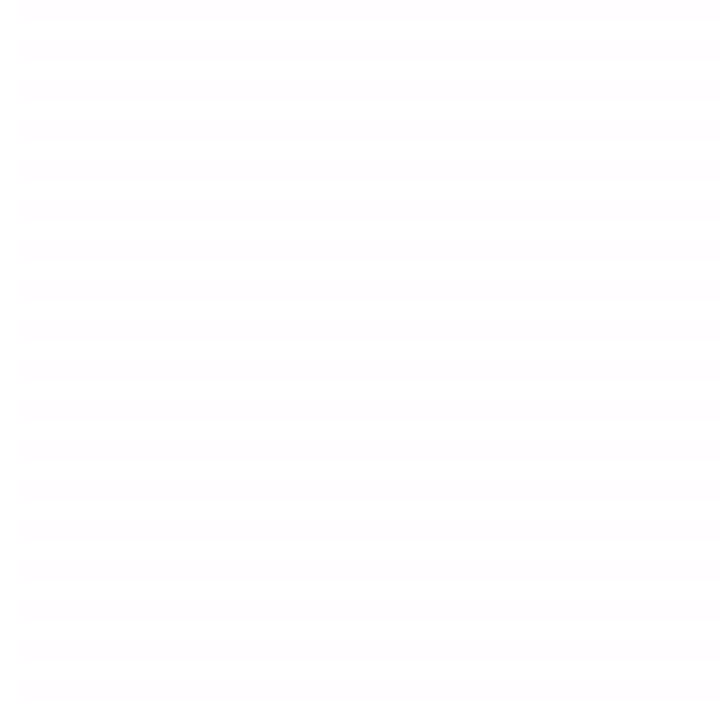
Frame 1 (no input)
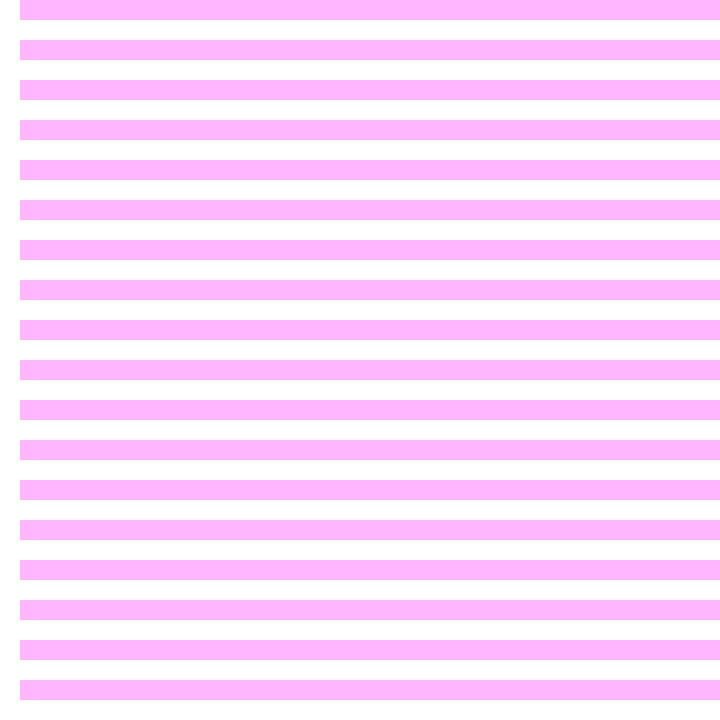
Frame 60 (the mouse pressed at the canvas centre just before this capture)
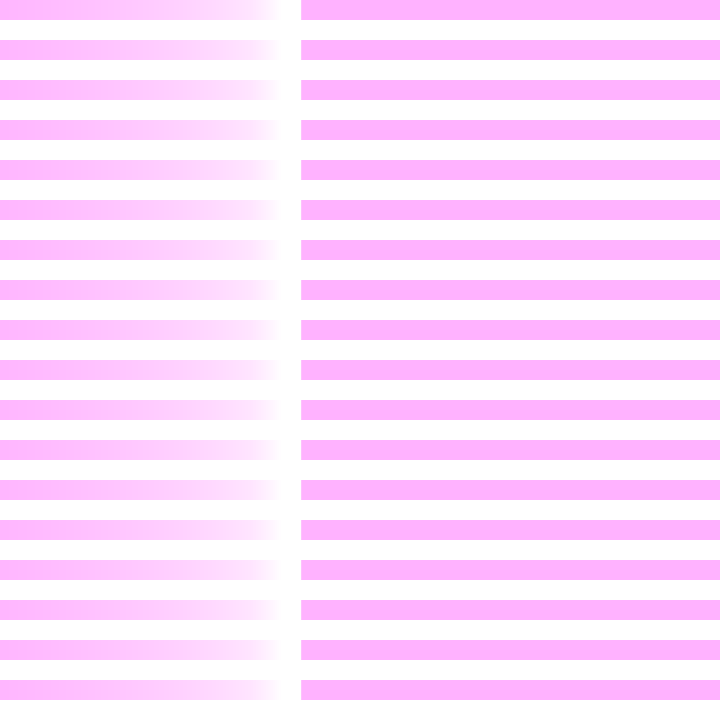
Frame 120 (the mouse held since frame 60 and released just before this capture)

The Processing sketch that drew these frames (run headless with seeded random() and noise(); from frame 60 on, the mouse is pressed at the canvas centre):

// Processing sketch: PSExtra2_Scan_Lines
// ── PSExtra2_Scan_Lines.pde
int x_Position;
int y_Position;

float x_Position_2;
float easing = 0.025;

void setup(){
 
  size(720, 720);
  pixelDensity(displayDensity());
  background(255);
  
}

void draw() {
  
  noStroke();
  
  float dx = mouseX - x_Position_2;
  x_Position_2 += dx * easing;
    
  for (y_Position = 0; y_Position < height; y_Position += 40){   
    
    fill(255, 150, 255, 5);
    //fill(int(random(0,255)), int(random(0, 255)), int(random(0, 255)));
    rect(x_Position, y_Position, width, 20);
    
    fill(255);
    square(x_Position_2, y_Position, 20);
    
  }
  
}
